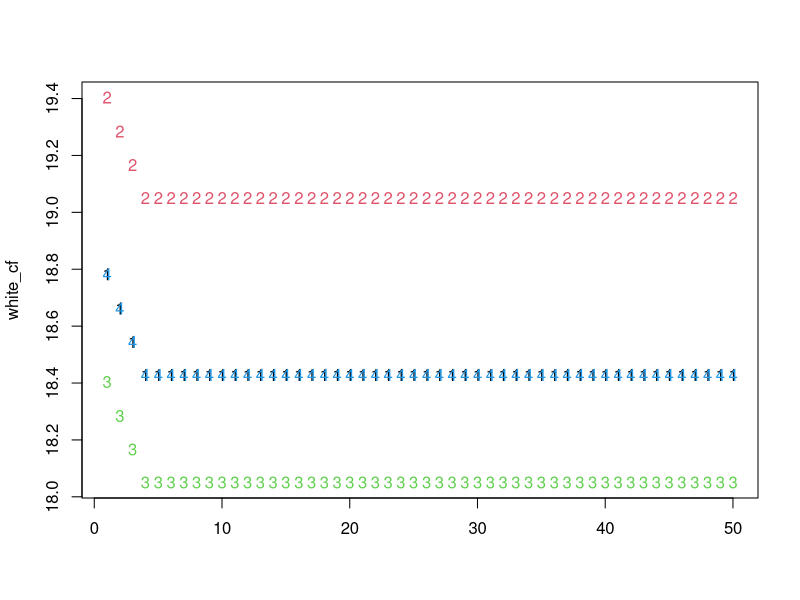

This chart was generated by the following R code: (Note: this script raises an error after producing the figure.)


# From Tanfer and Cummins 1992
# Table 5, White model 2 and Black model 2
# Coital frequency, single women in current relationship)
# Additjonal covariates set to reference cateogires are:
#   living arrangements (not dorm, not with parents)
#   religion (not Catholic, not Conserv Prot)
#   church attendance (<1 per wk)
#   prev. sex rel (0)
#   cohab w/ partner (no)
#   engaged (no)
#   partner rel (not Catholic, not Conserv Prot)
#   religion homog
#   preg risk (using effective birth control)


n_years <- 50

coef_constant    = c(17.477, 7.475)
coef_age	        = c(0.071, 0.235)
coef_age_1st_sex	= c(-0.511, -0.375)
coef_rel_dur	    = c(-0.121, -0.024)
coef_p_age	      = c(-0.38, -0.49)
coef_age_heterog = c(1.616, -0.414)
coef_rel_dur_sq  = c(0.001,	0.0001)

init_ego_age <- c(25, 25, 30, 30)
init_par_age <- c(25, 30, 30, 25)
#age_1st_sex  <- c(20, 20, 20, 20)
age_1st_sex  <- c(2, 2, 2, 2)

n_models <- length(init_ego_age)

white_cf <- black_cf <- matrix(NA, n_years, n_models)
for (i in 1:n_years) {
  rel_dur <- ((i-1)>0.5 & (i-1)<=1) + 2*((i-1)>1 & (i-1)<=2) + 3*((i-1)>2)

  white_cf[i,] <- coef_constant[1] + 
                  coef_age[1] * ((init_ego_age+rel_dur) > 24) + 
                  coef_age_1st_sex[1] * ((age_1st_sex>16) + (age_1st_sex>18)) +
                  coef_rel_dur[1] * rel_dur +   
                  coef_p_age[1] * (((init_par_age+rel_dur)>24) + ((init_par_age+rel_dur)>29)) +   
                  coef_age_heterog[1] + (init_par_age-init_ego_age > 2) + 
                  coef_rel_dur_sq[1] * rel_dur^2

  black_cf[i,] <- coef_constant[2] + 
                  coef_age[2] * (init_ego_age+rel_dur) + 
                  coef_age_1st_sex[2] * age_1st_sex +
                  coef_rel_dur[2] * rel_dur +   
                  coef_p_age[2] * (init_par_age+rel_dur) +   
                  coef_age_heterog[2] + (init_par_age-init_ego_age > 2) + 
                  coef_rel_dur_sq[2] * rel_dur^2
}

matplot(white_cf)


##################################################################
#

coef_age <- -1
coef_p_age <- -1
coef_dur <- -1
coef_dur^2 <- 0.1



